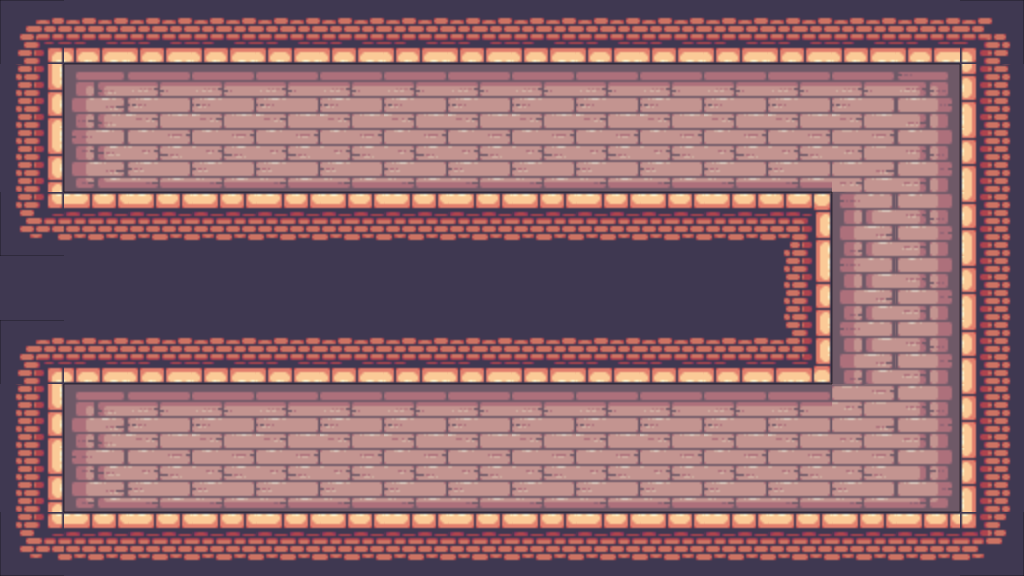

Rendered tile map (Tiled .tmx) drawn with the repository's tilesets; below, a short description and the full map source, tile grids included:
An orthogonal 16x9 tile map with 64x64 px tiles, 2 tile layers (Background, Tiles), 2 hidden layers not drawn, 3 tilesets and 11 objects.

<map version="1.10" tiledversion="1.11.2" orientation="orthogonal" renderorder="right-down" width="16" height="9" tilewidth="64" tileheight="64" infinite="0" nextlayerid="7" nextobjectid="25">
 <tileset firstgid="1" source="../tilesets/Main.tsx" />
 <tileset firstgid="248" source="../tilesets/Misc.tsx" />
 <tileset firstgid="251" source="../tilesets/Decorations.tsx" />
 <layer id="1" name="Background" width="16" height="9">
  <data encoding="csv">
27,60,60,60,60,60,60,60,60,60,60,60,60,60,60,28,
42,135,136,136,136,136,136,136,136,136,136,136,136,136,137,40,
42,173,174,174,174,174,174,174,174,174,174,174,174,155,156,40,
46,22,22,22,22,22,22,22,22,22,22,22,23,154,156,40,
41,41,41,41,41,41,41,41,41,41,41,41,42,154,156,40,
27,60,60,60,60,60,60,60,60,60,60,60,61,154,156,40,
42,135,136,136,136,136,136,136,136,136,136,136,136,155,156,40,
42,173,174,174,174,174,174,174,174,174,174,174,174,174,175,40,
46,22,22,22,22,22,22,22,22,22,22,22,22,22,22,47
</data>
 </layer>
 <layer id="2" name="Tiles" width="16" height="9">
  <data encoding="csv">
0,0,0,0,0,0,0,0,0,0,0,0,0,0,0,0,
0,0,0,0,0,0,0,0,0,0,0,0,0,0,0,0,
0,0,0,0,0,0,0,0,0,0,0,0,0,0,0,0,
0,0,0,0,0,0,0,0,0,0,0,0,0,0,0,0,
0,0,0,0,0,0,0,0,0,0,0,0,0,0,0,0,
0,0,0,0,0,0,0,0,0,0,0,0,0,0,0,0,
0,0,0,0,0,0,0,0,0,0,0,0,0,0,0,0,
0,0,0,0,0,0,0,0,0,0,0,0,0,0,0,0,
0,0,0,0,0,0,0,0,0,0,0,0,0,0,0,0
</data>
 </layer>
 <layer id="4" name="Decorations" width="16" height="9" visible="0">
  <data encoding="csv">
0,0,0,0,0,0,0,0,0,0,0,0,0,0,0,0,
0,267,268,268,268,268,268,269,274,275,274,275,276,277,259,0,
0,0,0,0,0,0,0,0,281,282,281,282,283,284,266,0,
0,0,0,0,0,0,0,0,0,0,0,0,0,0,266,0,
0,0,0,0,0,0,0,0,0,0,0,0,0,0,273,0,
0,0,0,0,0,0,0,0,0,0,0,0,0,0,0,0,
0,0,0,0,0,0,0,0,0,0,0,267,269,0,0,0,
0,0,0,0,0,0,0,0,0,0,0,0,0,0,0,0,
0,0,0,0,0,0,0,0,0,0,0,0,0,0,0,0
</data>
 </layer>
 <objectgroup id="3" name="Misc">
  <object id="12" gid="249" x="62.5" y="192.5" width="44" height="32" />
  <object id="13" gid="249" x="85.5" y="192.5" width="44" height="32" />
  <object id="14" gid="249" x="71" y="164" width="44" height="32" />
  <object id="15" gid="249" x="116.5" y="192.5" width="44" height="32" />
  <object id="17" gid="249" x="111" y="163" width="44" height="32" />
  <object id="18" gid="249" x="76.5" y="133.5" width="44" height="32" />
  <object id="19" gid="249" x="115" y="133.5" width="44" height="32" />
  <object id="21" gid="41" x="189.333" y="221.333" width="64" height="64" />
  <object id="22" gid="41" x="186.667" y="161.333" width="64" height="64" />
  <object id="23" gid="41" x="270.667" y="162.667" width="64" height="64" />
  <object id="24" gid="41" x="326.667" y="166.667" width="64" height="64" />
 </objectgroup>
 <layer id="5" name="Collisions" width="16" height="9" visible="0" opacity="0.49">
  <data encoding="csv">
250,250,250,250,250,250,250,250,250,250,250,250,250,250,250,250,
250,250,0,0,0,0,0,0,0,0,0,0,0,0,0,250,
250,250,250,0,0,0,0,0,0,0,0,0,0,0,0,250,
250,250,250,250,250,250,250,250,250,250,250,250,250,0,0,250,
0,0,0,0,0,0,0,0,0,0,0,0,250,0,0,250,
250,250,250,250,250,250,250,250,250,250,250,250,250,250,0,250,
250,0,0,0,0,0,0,0,0,0,0,0,0,0,0,250,
250,0,0,0,0,0,0,0,0,0,0,0,0,0,0,250,
250,250,250,250,250,250,250,250,250,250,250,250,250,250,250,250
</data>
 </layer>
</map>
